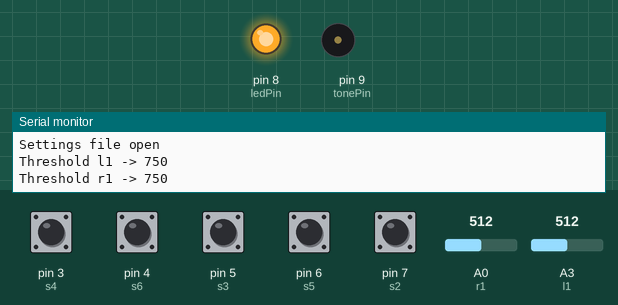
Bench run of a sketch on a simulated Arduino Mega 2560, built with avr-gcc and run on an emulated ATmega2560. Parts: output pins drawn as LEDs (lit = HIGH), buzzer (waves = sounding), the last lines printed to the serial monitor. Dashed ring = blinking. The inputs (shaded band) are chosen by the test bench; at power-on: pin 3 (s4), pin 4 (s6), pin 5 (s3), pin 6 (s5), pin 7 (s2) HIGH, A0 (r1) = 512, A3 (l1) = 512. The board resets itself during the run and starts again; storage starts empty.

Above: at 1.2 s.
1.3 s: pin 3 (s4) pulled LOW for 0.15 s
At 1.31 s:
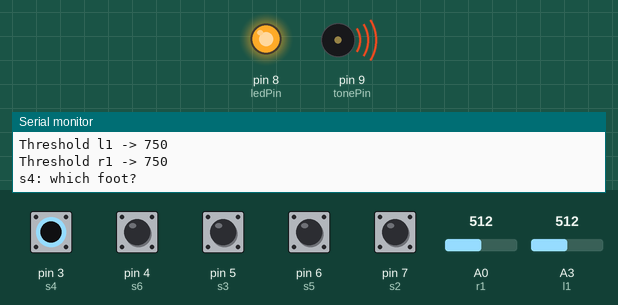
2.9 s: pin 6 (s5) pulled LOW for 1 s
At 5.3 s:
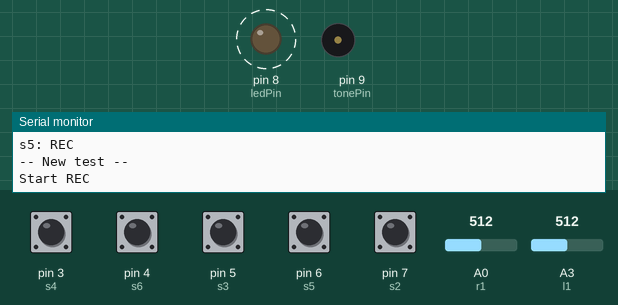
9.9 s: pin 3 (s4) driven LOW and pin 6 (s5) driven LOW
At 10.3 s:
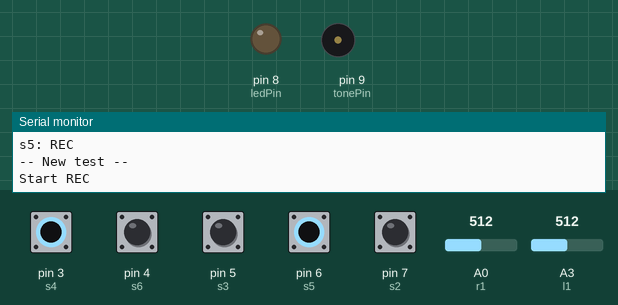
12.9 s: pin 4 (s6) pulled LOW for 0.15 s
At 14.6 s:
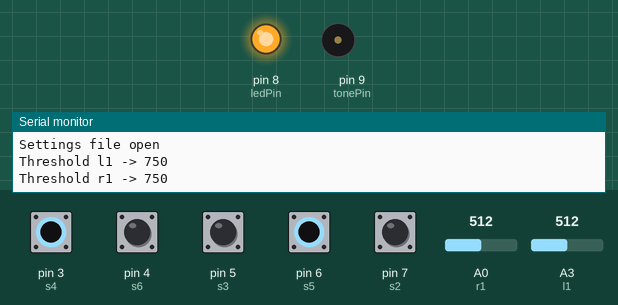
15.4 s: pin 5 (s3) pulled LOW for 0.15 s
At 16.1 s:
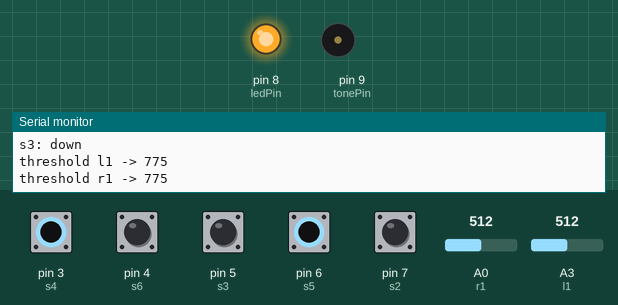
Timing chart, 0 to 18.0 s (numbered marks = the images above; inputs shaded):
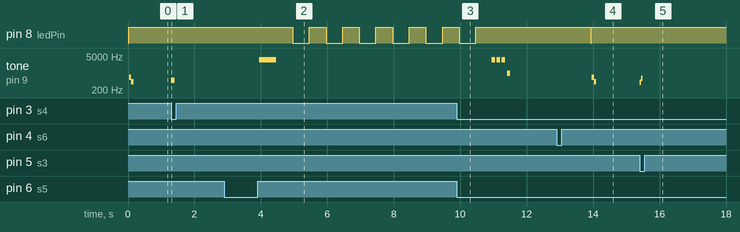

Measured:
- after the input at 1.3 s, tone on pin 9 (tonePin): silent → 500 Hz at once, → silent 0.10 s later
- after the input at 2.9 s, pin 8 (ledPin): alternates HIGH for 0.50 s and LOW for 0.50 s, starting after 2.1 s; tone on pin 9 (tonePin): silent → 3520 Hz after 1.1 s, → silent 0.50 s later
- after the input at 9.9 s, pin 8 (ledPin): goes on until 10.5 s, then stays HIGH; tone on pin 9 (tonePin): plays 3520 Hz for 0.10 s, 3520 Hz for 0.10 s, 3520 Hz for 0.10 s, 1000 Hz for 0.10 s, starting after 1.1 s
- after the input at 12.9 s, pin 8 (ledPin): HIGH → LOW after 1.0 s, → HIGH 0.02 s later; tone on pin 9 (tonePin): silent → 659 Hz after 1.1 s, → 440 Hz 0.06 s later, → silent 0.06 s later
- after the input at 15.4 s, tone on pin 9 (tonePin): silent → 415 Hz at once, → 622 Hz 0.05 s later, → silent 0.05 s later

The sketch:

GaitSensing.ino
```cpp
#include <SD.h>
#include <avr/io.h>
#include <avr/wdt.h>

#include <Bounce.h>

// On the kathrin board, CS is pin 2. Note that even if it's not
 // used as the CS pin, the hardware CS pin (10 on most Arduino boards,
 // 53 on the Mega) must be left as an output or the SD library
 // functions will not work
const int chipSelect = 2;

const int r1 = A0; //right foot heel
const int r2 = A1;
const int r3 = A2;
const int l1 = A3; //left foot heel
const int l2 = A4;
const int l3 = A5;

const int tonePin =  9;      // the number of the Tone pin
const int ledPin =  8;      // the number of the LED pin

const int s2 = 7;     // Up
const int s3 = 5;     // Down
const int s4 = 3;     // Left / Right foot
const int s5 = 6;     // Record / Calibrate
const int s6 = 4;     // On / Off

// Instantiate a Bounce object with a 5 millisecond debounce time
int durationTime = 1000;
Bounce bouncer_s5 = Bounce(s5,50);

int lastState_s3 = 0;     // previous state of the button
int lastState_s2 = 0;     // previous state of the button
int lastState_s4 = 0;     // previous state of the button
int lastState_s5 = 0;     // previous state of the button
int lastState_s6 = 0;     // previous state of the button

float l1Note = 440;
float r1Note = 659.26;

int l1MIDI = 69;
int r1MIDI = 76;

long start_l1,start_r1;         //the starting time of each step

int buttonState = 0;         // variable for reading the pushbutton status
int noteOffset = 0;
float freqOffset = 0;

// Variables will change:
int ledState = LOW;             // ledState used to set the LED
long previousMillis = 0;        // will store last time LED was updated

// the follow variables is a long because the time, measured in miliseconds,
// will quickly become a bigger number than can be stored in an int.
long interval = 500;           // interval at which to blink (milliseconds)

boolean pl1, pl2,pl3,pr1,pr2,pr3; //play booleans
int foot = 2; // 0 = left, 1 = right, 2 = both

boolean recMode; //defines if it's running in recording mode or in calibration mode
long startRecTime;  //defines the time when the recording starts

const int minThreshold =  400;   // the minimum threshold to be reached
const int maxThreshold =  950;  // the maximum threshold to be reached
const int thresholdStep =  25;   // the threslhold step
int hysteresisFactor = thresholdStep*2;// hysteresis factor


//e.g. quarter note = 1000 / 4, eighth note = 1000/8, etc.
int noteDuration = 1000/16;
// thresholds
int thl1, thl2,thl3,thr1,thr2,thr3;


char dataFileName[13] = "data.txt";
char settingsFileName[13] = "settings.txt";
char textBuffer[81];
byte res;

int sensorValue = 0;  // variable to store the value coming from the sensor
File dataFile; //data file
File settingsFile; //settings file

void readSettings()
{
      settingsFile = SD.open(settingsFileName, FILE_WRITE);
    // if the file opened okay, write to it:
    if (settingsFile) {
      Serial.println("Settings file open");
      // read from the file until there's nothing else in it:
      int threshold_foot = 0; //if threshold_foot== 0 -> left, if threshold_foot== 1 -> Right
      char number [256] = {"100"};
      int n = 0;
      while (settingsFile.available())
      {
          char c = settingsFile.read();
          Serial.print(c);
          if(c=='\n')
          {
              int thr = atoi(number);
              n = 0;
              if(threshold_foot==0)
              {
                  thl1 = thr;
              }
              else
              {
                  thr1 = thr;
              }
              threshold_foot = (threshold_foot+1)%2;
          }

    	  else
          {
              number[n] = c;
              n++;
          }
      }

      Serial.print("Threshold l1 -> ");
      Serial.print(thl1);
      Serial.print('\n');
      Serial.print("Threshold r1 -> ");
      Serial.print(thr1);
      Serial.print('\n');
    } else
    {
      // if the file didn't open, print an error:
      Serial.println("error opening settings.txt");
    }
}

void setup() {

  pl1 =pl2=pl3=pr1=pr2=pr3 = true;
  thl1=thl2=thl3=thr1=thr2=thr3=750;

  pinMode(A5, INPUT); // sets the analog pins 0..5 as inputs
  pinMode(A4, INPUT); // use A5..A0 LSB..MSB
  pinMode(A3, INPUT);
  pinMode(A2, INPUT);
  pinMode(A1, INPUT);
  pinMode(A0, INPUT);

  digitalWrite(A5, HIGH);  // turn on pullup resistors as voltage dividers
  digitalWrite(A4, HIGH);
  digitalWrite(A3, HIGH);
  digitalWrite(A2, HIGH);
  digitalWrite(A1, HIGH);
  digitalWrite(A0, HIGH);

  pinMode(s4, INPUT); // sets the digital pins 3..5 as inputs for buttons
  pinMode(s3, INPUT);
  pinMode(s2, INPUT);
  pinMode(s5, INPUT);
  pinMode(s6, INPUT);

  digitalWrite(s4, HIGH); // turn on pullup resistors
  digitalWrite(s3, HIGH);
  digitalWrite(s2, HIGH);
  digitalWrite(s5, HIGH);
  digitalWrite(s6, HIGH);

  pinMode(tonePin, OUTPUT); //SPEAKER
  pinMode(ledPin, OUTPUT); //REC LED
  recMode = false;

  Serial.begin(9600); // open the serial port for debugging
  Serial.println("Serial OK");

  if (!SD.begin(chipSelect)) {
    Serial.println("SD initialization failed!");
    return;
  }
  Serial.println("SD initialization done.");
  digitalWrite(ledPin, HIGH);

  startRecTime = millis();

  readSettings();
}

void loop(){

  bouncer_s5.update();

  if(recMode||dataFile)
  {
      unsigned long currentMillis = millis();
      if(currentMillis - previousMillis > interval) {
        // save the last time you blinked the LED
        previousMillis = currentMillis;

        // if the LED is off turn it on and vice-versa:
        if (ledState == LOW)
          ledState = HIGH;
        else
          ledState = LOW;

        // set the LED with the ledState of the variable:
        digitalWrite(ledPin, ledState);
      }

      // read the value from the sensor l1:
      sensorValue = analogRead(l1);
      if ( pl1 && (sensorValue < thl1)){
            pl1 = false;
            thl1 = thl1 + hysteresisFactor; //We add Hysteresis
            start_l1 = millis() - startRecTime;
       }
       if (!pl1 && (sensorValue >= thl1)) {
            pl1 = true;
            thl1 = thl1 - hysteresisFactor; //We remove Hysteresis
            String code = String(String(start_l1)+","+String(l1MIDI)+","+String(100)+","+String(millis()-start_l1-startRecTime));
            dataFile.println(code);
            Serial.println(code);
        }

     // read the value from the sensor r1:
    sensorValue = analogRead(r1);
    if ( pr1 && (sensorValue < thr1)){
          pr1 = false;
          thr1 = thr1 + hysteresisFactor; //We add Hysteresis
          start_r1 = millis()-startRecTime;
     }
     if (!pr1 && (sensorValue >= thr1)) {
          pr1 = true;
          thr1 = thr1 - hysteresisFactor; //We remove Hysteresis
          String code = String(String(start_r1)+","+String(r1MIDI)+","+String(100)+","+String(millis()-start_r1-startRecTime));
          dataFile.println(code);
          Serial.println(code);
      }

      //buttonState = digitalRead(s5);
      buttonState = lastState_s5;
      if(bouncer_s5.duration() > durationTime)
      {
          buttonState = bouncer_s5.read();
      }

      if (buttonState != lastState_s5 && buttonState == LOW) //if s5 pressed and hold and low, change to calibration mode
       //if (buttonState != lastState_s5 && buttonState == LOW) //if s5 pressed and hold and low, change to calibration mode
      {
         Serial.println("s5: Calibration");
          // if the file opened okay, write to it:
            if (dataFile)
            {
              int freqNote = 3520;
              int MIDINote = 105;
              int delayMs = 100;
              for(int i=0; i<3; i++)
              {
                long startBip = millis()-startRecTime;
                tone(tonePin,freqNote);
                delay(delayMs);
                String code = String(String(startBip)+","+String(MIDINote)+","+String(100)+","+String(millis()-startBip-startRecTime));
                dataFile.println(code);
                noTone(tonePin);
                delay(delayMs/2);
              }
              // close the file:
              dataFile.println("** End test **");
              dataFile.close();
              Serial.println("** End test **");
            }
            else
            {
              // if the file didn't open, print an error:
              Serial.println("data.txt not closed");
            }
            digitalWrite(ledPin, HIGH);
            recMode = false;
      }

      lastState_s5 = buttonState;
  }

  else
  {
       // read the value from the sensor l1:
      sensorValue = analogRead(r1);
      if ( foot!=0 && pr1 && (sensorValue < thr1))
      {
          pr1 = false;
          tone(tonePin,r1Note,noteDuration);
          thr1 = thr1 + hysteresisFactor; //We add Hysteresis
          delay(noteDuration);
      }
      if ( foot!=0 && !pr1 && (sensorValue >= thr1))
      {
          pr1 = true;
          thr1 = thr1 - hysteresisFactor;
      }

      // read the value from the sensor l1:
      sensorValue = analogRead(l1);
      if ( foot!=1 && pl1 && (sensorValue < thl1))
      {
          pl1 = false;
          tone(tonePin,l1Note,noteDuration);
          thl1 = thl1 + hysteresisFactor; //We add Hysteresis
          delay(noteDuration);
      }
      if ( foot!=1 && !pl1 && (sensorValue >= thl1))
      {
          pl1 = true;
          thl1 = thl1 - hysteresisFactor;
      }

      buttonState = digitalRead(s6);
      if (buttonState != lastState_s6&& buttonState == LOW) //if s6 pressed, turn off the device
      {
            Serial.println("s6: Off");
            if (dataFile)
            {
              // close the file:
              dataFile.println("** End test **");
              dataFile.close();
              Serial.println("** End test **");
            }

            wdt_enable(WDTO_1S);
      }

       lastState_s6 = buttonState;

       buttonState = digitalRead(s4);
      if (buttonState != lastState_s4&& buttonState == LOW) //if s4 pressed, change the foot to be calibrated
      {
            Serial.println("s4: which foot?");
            Serial.print("foot = ");
            foot = (foot+1)%3;
            Serial.print(foot);
            Serial.print("\n");
            tone(tonePin,(foot+1)*500);
            delay(100);
            noTone(tonePin);
      }

       lastState_s4 = buttonState;

        buttonState = digitalRead(s3);
      // compare the buttonState to its previous state
      if (buttonState != lastState_s3 && buttonState == LOW) //if s3 pressed, threshold down
      {
          Serial.println("s3: down");
          switch (foot)
           {
              case 0:
                if (thl1>minThreshold)
                {
                    thl1 = thl1-thresholdStep;
                    l1MIDI = l1MIDI-1;
                    l1Note = l1Note/1.059;  //pow(2,1/12) = 1.059
                }

                Serial.print("threshold l1 -> ");
                Serial.print(thl1);
                Serial.print("\n");
                tone(tonePin,l1Note);
                delay(100);
                noTone(tonePin);
                break;
              case 1:
                if (thr1>minThreshold)
                {
                    thr1 = thr1 - thresholdStep;
                    r1MIDI = r1MIDI-1;
                    r1Note = r1Note/1.059;  //pow(2,1/12) = 1.059
                }

                Serial.print("threshold r1 -> ");
                Serial.print(thr1);
                Serial.print("\n");
                tone(tonePin,r1Note);
                delay(100);
                noTone(tonePin);
                break;
              default:
                if (thl1>minThreshold)
                {
                    thl1 = thl1-thresholdStep;
                    l1MIDI = l1MIDI-1;
                    l1Note = l1Note/1.059;  //pow(2,1/12) = 1.059
                }

                if (thr1>minThreshold)
                {
                    thr1 = thr1 - thresholdStep;
                    r1MIDI = r1MIDI-1;
                    r1Note = r1Note/1.059;  //pow(2,1/12) = 1.059
                }

                Serial.print("threshold l1 -> ");
                Serial.print(thl1);
                Serial.print("\n");
                Serial.print("threshold r1 -> ");
                Serial.print(thr1);
                Serial.print("\n");
                tone(tonePin,l1Note);
                delay(50);
                noTone(tonePin);
                tone(tonePin,r1Note);
                delay(50);
                noTone(tonePin);
           }
      }

       lastState_s3 = buttonState;

       buttonState = digitalRead(s2);
      // compare the buttonState to its previous state
      if (buttonState != lastState_s2&& buttonState == LOW) //if s2 pressed, threshold up
      {
          Serial.println("s2: up");
           switch (foot)
           {
              case 0:
                if (thl1<maxThreshold)
                {
                    thl1 = thl1+ thresholdStep;
                    l1MIDI = l1MIDI+1;
                    l1Note = l1Note*1.059;  //pow(2,1/12) = 1.059
                }
                Serial.print("threshold l1 -> ");
                Serial.print(thl1);
                Serial.print("\n");
                tone(tonePin,l1Note);
                delay(50);
                noTone(tonePin);
                break;
              case 1:
                if (thr1<maxThreshold)
                {
                    thr1 = thr1 + thresholdStep;
                    r1MIDI = r1MIDI+1;
                    r1Note = r1Note*1.059;  //pow(2,1/12) = 1.059
                }
                Serial.print("threshold r1 -> ");
                Serial.print(thr1);
                Serial.print("\n");
                tone(tonePin,r1Note);
                delay(50);
                noTone(tonePin);
                break;
              default:
                if (thl1<maxThreshold)
                {
                    thl1 = thl1 + thresholdStep;
                    l1MIDI = l1MIDI+1;
                    l1Note = l1Note*1.059;  //pow(2,1/12) = 1.059
                }

                if (thr1<maxThreshold)
                {
                    thr1 = thr1 + thresholdStep;
                    r1MIDI = r1MIDI+1;
                    r1Note = r1Note*1.059;  //pow(2,1/12) = 1.059
                }

                Serial.print("threshold l1 -> ");
                Serial.print(thl1);
                Serial.print("\n");
                Serial.print("threshold r1 -> ");
                Serial.print(thr1);
                Serial.print("\n");
                tone(tonePin,l1Note);
                delay(50);
                noTone(tonePin);
                tone(tonePin,r1Note);
                delay(50);
                noTone(tonePin);
            }
     }

     lastState_s2 = buttonState;

       //buttonState = digitalRead(s5);
       buttonState = lastState_s5;
      if(bouncer_s5.duration() > durationTime)
      {
          buttonState = bouncer_s5.read();
      }
      // compare the buttonState to its previous state
      if (buttonState != lastState_s5 && buttonState == LOW) {
            Serial.println("s5: REC");
            // open the file. note that only one file can be open at a time,
            // so you have to close this one before opening another.
            dataFile = SD.open(dataFileName, FILE_WRITE);

            // if the file opened okay, write to it:
            if (dataFile) {
              Serial.println("-- New test --");
              dataFile.println("-- New test --");
          	// close the file:
            } else {
              // if the file didn't open, print an error:
              Serial.println("error opening data.txt");
            }

            startRecTime = millis();
            int freqNote = 3520;
            int MIDINote = 105;
            int delayMs = 500;
            Serial.println("Start REC");
            noTone(tonePin);
            String code = String(String(0)+","+String(MIDINote)+","+String(100)+","+String(delayMs));
            dataFile.println(code);
            tone(tonePin,freqNote);
            delay(delayMs);
            noTone(tonePin);
            recMode = true;
      }

     lastState_s5 = buttonState;

  }

}
```
